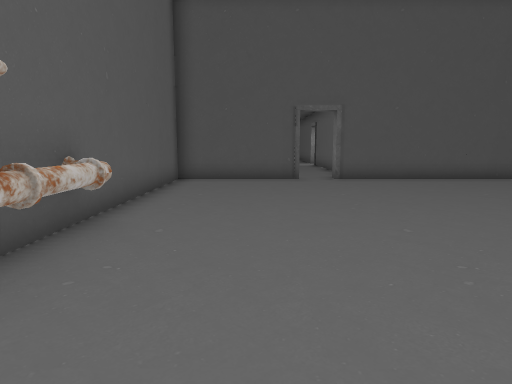
view 1 (above)

21 first-person views from a walk through a 3-D level made in the Unity game engine. The camera is 1.2 m above the floor, tilts 8° down and sees 75° across. Doors are open. The floor is counted in squares, 1 m on a side. Each view is taken from the middle of a square. On the plan, view 1 faces up. The plan holds only what a view shows up to about 14 squares ahead; the rest is blank. The place goes on beyond the plan. The player is left out. Some surface patterns are stand-ins.

view 2
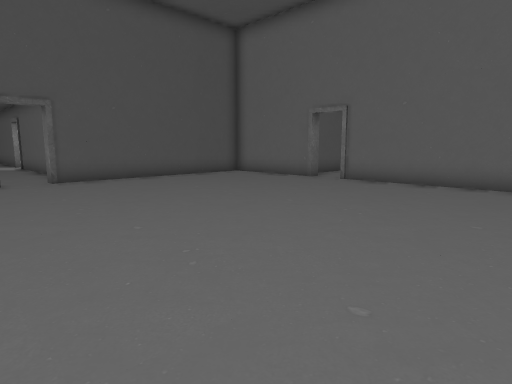

view 3
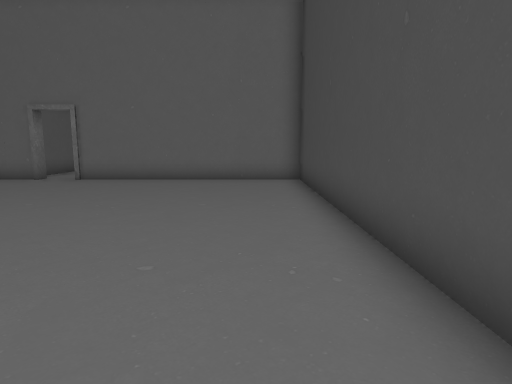

view 4
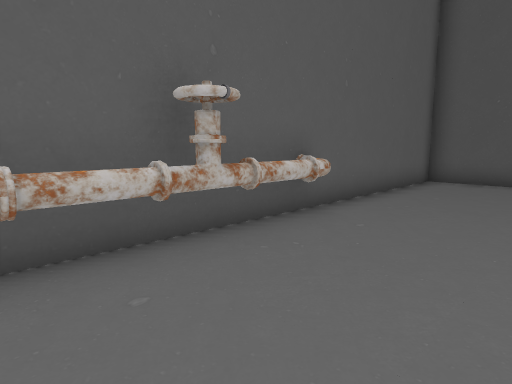

view 5
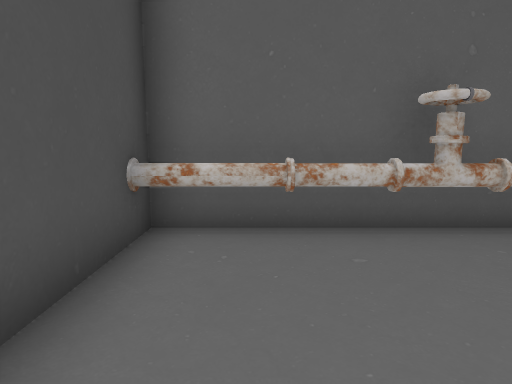

view 6
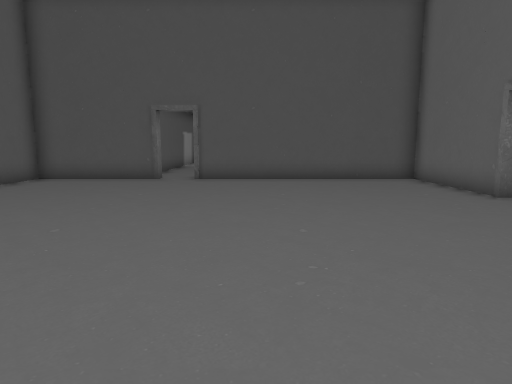

view 7
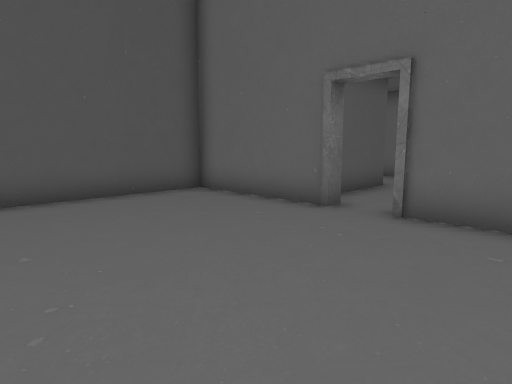

view 8
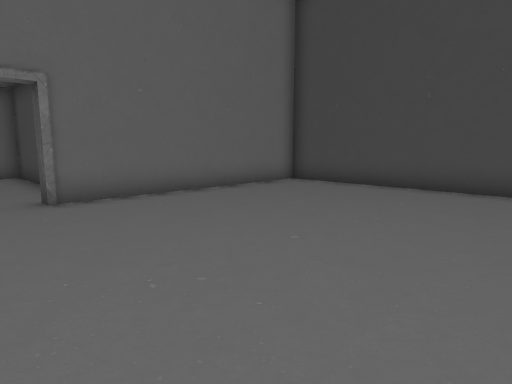

view 9
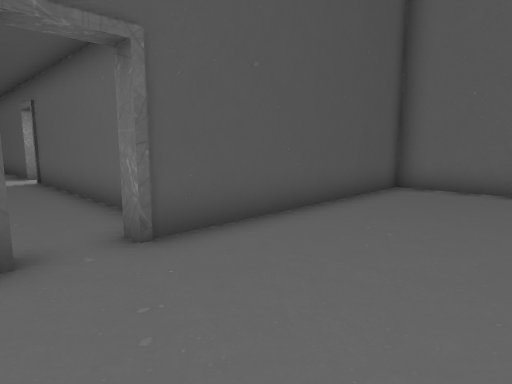

view 10
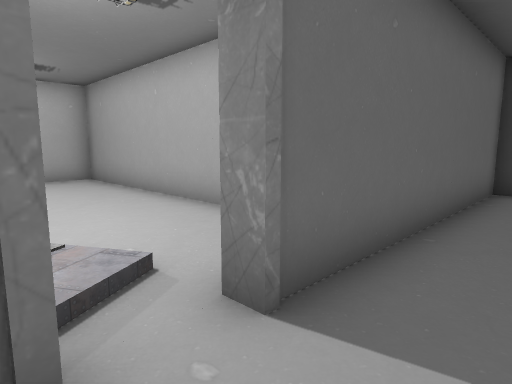

view 11
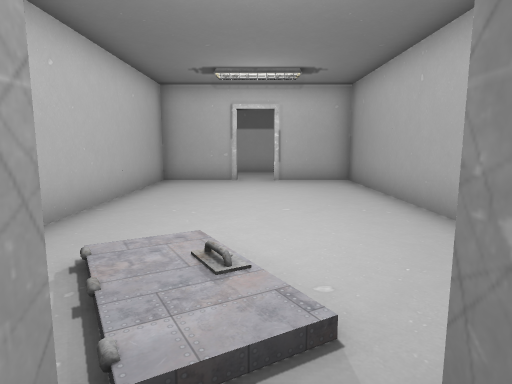

view 12
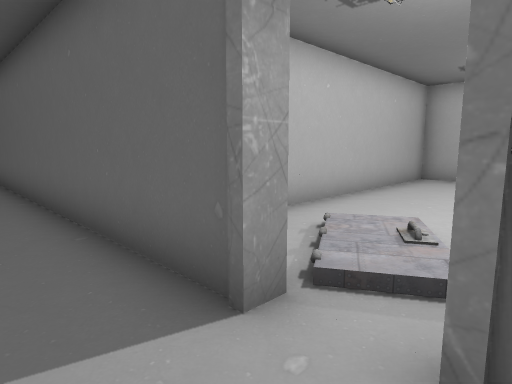

view 13
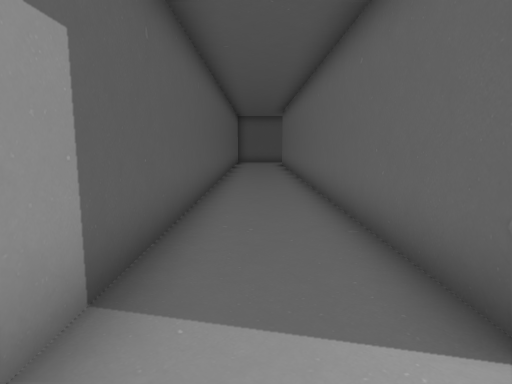

view 14
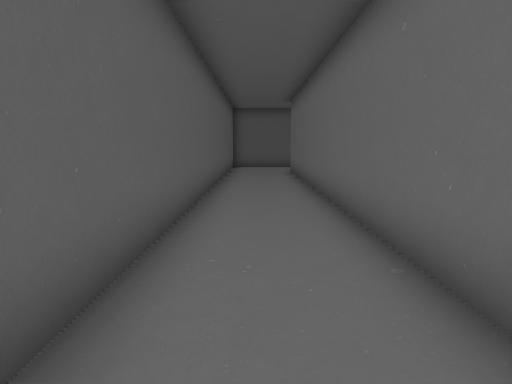

view 15
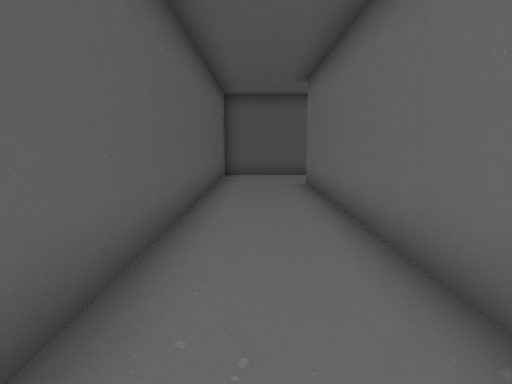

view 16
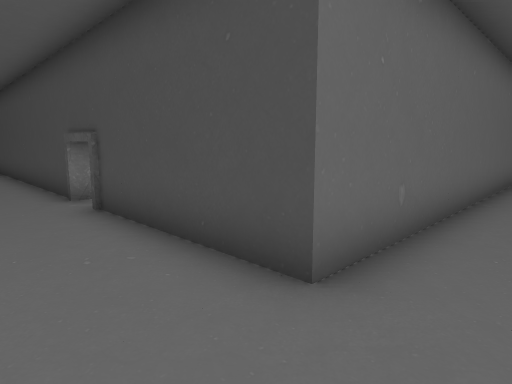

view 17
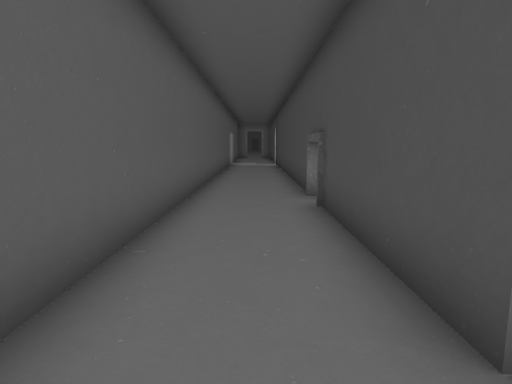

view 18
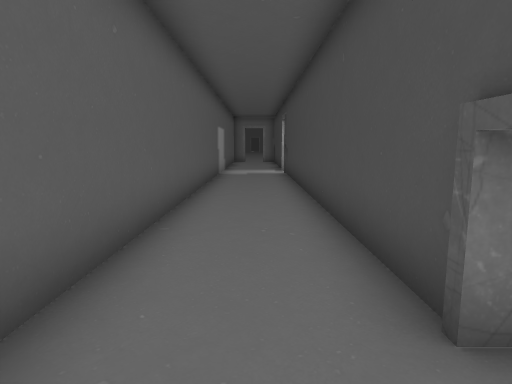

view 19
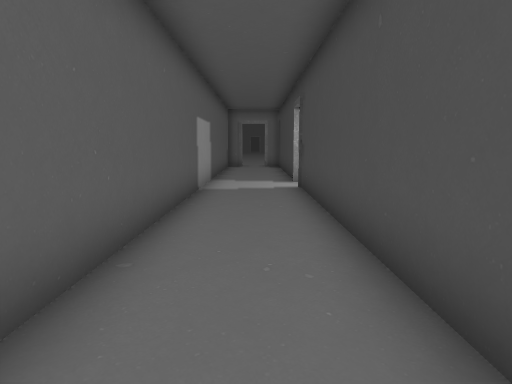

view 20
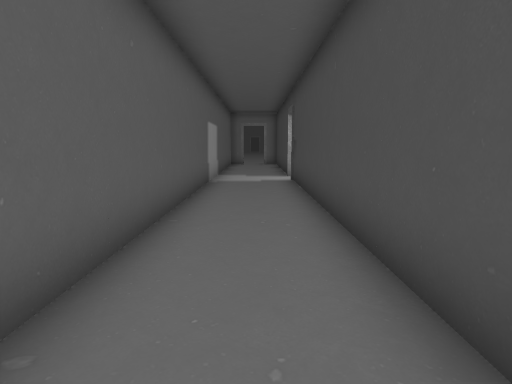

view 21
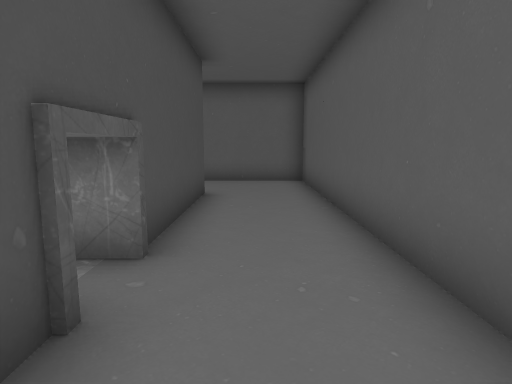

### Floor plan
Ten units are one square. View 1 is at (0, 0); x grows to the right and y downward. Boxes are objects, and circles mark ways between rooms. Rooms are numbered by the first view taken in them; rooms with no view inside come last. Other rooms are left out.
<svg viewBox="-33 -441 293 461">
<path fill="none" stroke="#000" d="M107 -76 107 -119 28 -119M15 -119 -28 -119 -28 15 107 15 107 -63M36 -217 36 -407 228 -407M36 -121 36 -204M239 -407 255 -407M255 -436 7 -436 7 -215M71 -178 145 -178 145 -204M41 -217 36 -217M36 -204 41 -204M145 -216 145 -242 70 -242"/>
<rect x="-25" y="-5" width="10" height="20" fill="#bbb"><title>other object</title></rect>
<rect x="-25" y="-15" width="10" height="10" fill="#bbb"><title>other object</title></rect>
<rect x="-25" y="-35" width="10" height="20" fill="#bbb"><title>other object</title></rect>
<rect x="-25" y="-45" width="10" height="10" fill="#bbb"><title>other object</title></rect>
<rect x="-25" y="-55" width="10" height="10" fill="#bbb"><title>other object</title></rect>
<circle cx="20" cy="-120" r="3" fill="#2a7"/>
<circle cx="40" cy="-210" r="3" fill="#2a7"/>
<text x="40" y="-50">1</text>
<text x="30" y="-340">2</text>
<text x="90" y="-210">3</text>
</svg>
Room 1 opens to room 2. Room 2 opens to room 3.

Where each view was taken, in squares from view 1:
view 1: 0 up, 0 right, facing up
view 2: 0 up, 0 right, facing up-right
view 3: 0 up, 1 left, facing right
view 4: 0 up, 1 right, facing up-left
view 5: 0 up, 2 right, facing left
view 6: 0 up, 5 right, facing up
view 7: 4 up, 5 right, facing up-right
view 8: 8 up, 3 right, facing down-right
view 9: 8 up, 1 right, facing up-right
view 10: 22 up, 2 right, facing down-right
view 11: 21 up, 3 right, facing right
view 12: 20 up, 2 right, facing up-right
view 13: 20 up, 2 right, facing up
view 14: 25 up, 2 right, facing up
view 15: 30 up, 2 right, facing up
view 16: 43 up, 2 right, facing down-right
view 17: 42 up, 2 right, facing right
view 18: 42 up, 8 right, facing right
view 19: 42 up, 13 right, facing right
view 20: 42 up, 11 right, facing right
view 21: 42 up, 12 right, facing left
